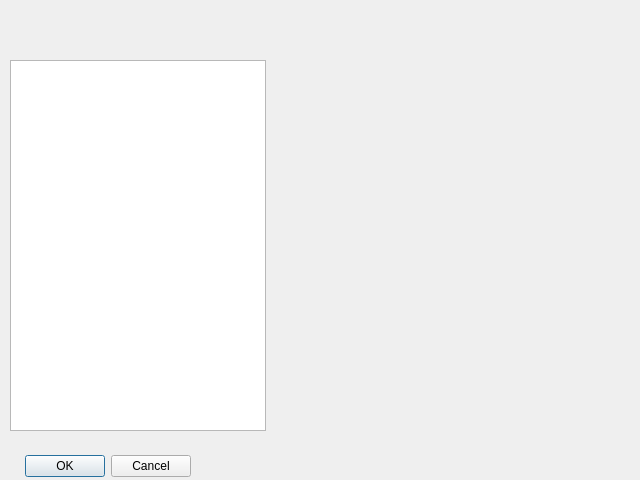
<?xml version="1.0" encoding="UTF-8"?>
<ui version="4.0">
 <class>Dialog</class>
 <widget class="QDialog" name="Dialog">
  <property name="geometry">
   <rect>
    <x>0</x>
    <y>0</y>
    <width>640</width>
    <height>480</height>
   </rect>
  </property>
  <property name="windowTitle">
   <string>Dialog</string>
  </property>
  <widget class="QDialogButtonBox" name="buttonBox">
   <property name="geometry">
    <rect>
     <x>20</x>
     <y>450</y>
     <width>171</width>
     <height>32</height>
    </rect>
   </property>
   <property name="orientation">
    <enum>Qt::Horizontal</enum>
   </property>
   <property name="standardButtons">
    <set>QDialogButtonBox::Cancel|QDialogButtonBox::Ok</set>
   </property>
  </widget>
  <widget class="QListWidget" name="listWidget">
   <property name="geometry">
    <rect>
     <x>10</x>
     <y>60</y>
     <width>256</width>
     <height>371</height>
    </rect>
   </property>
  </widget>
  <widget class="QWidget" name="widget" native="true">
   <property name="geometry">
    <rect>
     <x>320</x>
     <y>130</y>
     <width>261</width>
     <height>241</height>
    </rect>
   </property>
  </widget>
 </widget>
 <resources/>
 <connections>
  <connection>
   <sender>buttonBox</sender>
   <signal>accepted()</signal>
   <receiver>Dialog</receiver>
   <slot>accept()</slot>
   <hints>
    <hint type="sourcelabel">
     <x>248</x>
     <y>254</y>
    </hint>
    <hint type="destinationlabel">
     <x>157</x>
     <y>274</y>
    </hint>
   </hints>
  </connection>
  <connection>
   <sender>buttonBox</sender>
   <signal>rejected()</signal>
   <receiver>Dialog</receiver>
   <slot>reject()</slot>
   <hints>
    <hint type="sourcelabel">
     <x>316</x>
     <y>260</y>
    </hint>
    <hint type="destinationlabel">
     <x>286</x>
     <y>274</y>
    </hint>
   </hints>
  </connection>
 </connections>
</ui>
